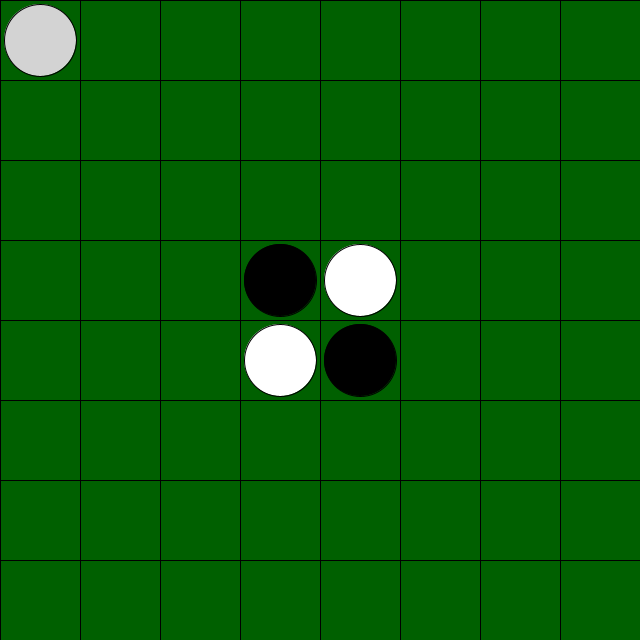
Frame 1 (no input)
Frame 60 (the mouse pressed at the canvas centre just before this capture): identical to frame 1, image omitted
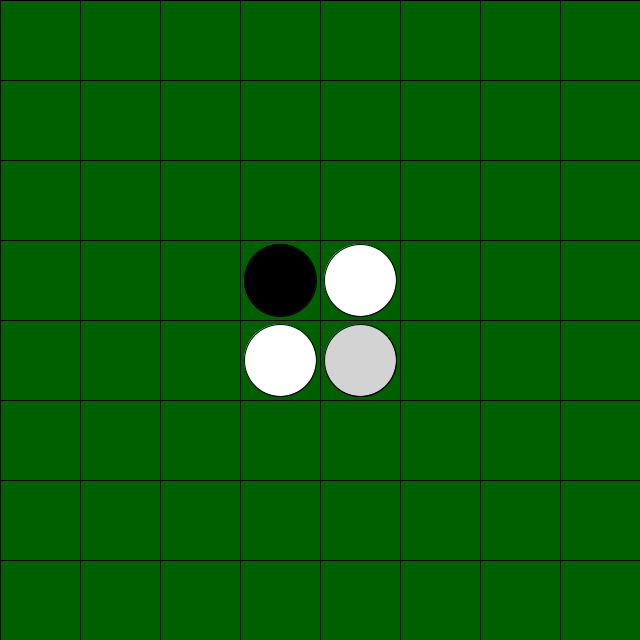
Frame 120 (the mouse held since frame 60 and released just before this capture)

The Processing sketch that drew these frames (run headless with seeded random() and noise(); from frame 60 on, the mouse is pressed at the canvas centre):

// Processing sketch: board
// ── board.pde
final int KURO = 1;
final int SHIRO = -1;
final int AKI = 0;
final int SOTO = 255;
final int BANSIZE = 640;
final int CELLSIZE = BANSIZE / 8;
final int STONESIZE = round(CELLSIZE * 0.9);

int[][] ban;
int player=KURO;
int teban = KURO;                                // 初手黒
int[] p=new int [2];                                //プレイヤー位置[0]=x,[1]=y

int[][]scan={                    //走査用上から時計回りに
  {0,0},
  {0,-1},                    //上
  {1,-1},                    //右上
  {1,0},                     //右
  {1,1},                     //右下
  {0,1},                     //↓
  {-1,1},                    //左下
  {-1,0},                    //左
  {-1,-1}                    //左上
};




void setup()
{
//  size(BANSIZE, BANSIZE);
  size(640, 640);
  ban = new int[10][10];
  for(int y=0; y<10; y++)
  {
    for(int x=0; x<10; x++)
    {
      ban[x][y] = AKI;
      if( x==0 || x==9 || y==0 || y==9 )
      {
        ban[x][y] = SOTO;
      }
    }
  }
  ban[4][5] = SHIRO;
  ban[5][4] = SHIRO;
  ban[5][5] = KURO;
  ban[4][4] = KURO;
  p[0]=1;
  p[1]=1;
}

void showBan(int[][] b,int[] p)
{
  background(0,96,0);
  for(int i=0; i<9; i++)
  {
    line(0,i*CELLSIZE,BANSIZE,i*CELLSIZE);
    line(i*CELLSIZE,0,i*CELLSIZE,BANSIZE);
  }
  
  for(int y=1; y<=8; y++)
  {
    for(int x=1; x<=8; x++)
    {
      int xpos = x*CELLSIZE-CELLSIZE/2;        //xの表示位置  
      int ypos = y*CELLSIZE-CELLSIZE/2;        //yの表示位置
      switch(b[x][y])
      {
        case SOTO:
          break;
        case AKI:
          break;
        case KURO:
            fill(0,0,0);
            ellipse(xpos,ypos,STONESIZE,STONESIZE);
          break;
        case SHIRO:
            fill(256,256,256);
            ellipse(xpos,ypos,STONESIZE,STONESIZE);
          break;
      }
      if (p[0]==x&&p[1]==y){
         fill(211,211,211);
         ellipse(xpos,ypos,STONESIZE,STONESIZE);
      }
    }
  }
} 

boolean canput(int colors,int x, int y, boolean turn){
  boolean ta=false;
  if (ban[x][y]!=AKI){
   return false; 
  }
  for (int i=1;i<=8;i++){
    int xx=x;int yy=y;
    xx += scan[i][0];
    yy += scan[i][1];
    if (ban[xx][yy]==-colors){
      seachloop:while(true){
        xx += scan[i][0];
        yy += scan[i][1];
        switch(ban[xx][yy]){
          case SOTO:
            break seachloop;
          case AKI:
            break seachloop;
          default:
            if (ban[xx][yy]==colors){
              if (turn==true){
                int contx = x;int conty = y;
                while(true){
                 ban[contx][conty]=teban;
                 contx += scan[i][0];
                 conty += scan[i][1];
                 if (contx==xx&&conty==yy)break;
                }
              }
              ta=true;
              continue;
            }
            else
              continue;
        }
        
      }
    }
  }
  if(ta==true)
    return true;
  return false; 
}

void kettei(){
  if(player==teban){
    p[0]=mouseX/CELLSIZE+1;
    p[1]=mouseY/CELLSIZE+1;
    if (mousePressed == true){
      if(canput(teban,p[0],p[1],true)==true){
        
        teban=-teban;
        p[0]=0;
      }
    }
    
   }
   else {
     p[0]=mouseX/CELLSIZE+1;
    p[1]=mouseY/CELLSIZE+1;
    if (mousePressed == true){
      if(canput(teban,p[0],p[1],true)==true){
        teban=-teban;
        p[0]=0;
      }
    }
     
   }
}
void game(){
   kettei();
}

void draw()
{
  game();
  showBan(ban,p);
}
